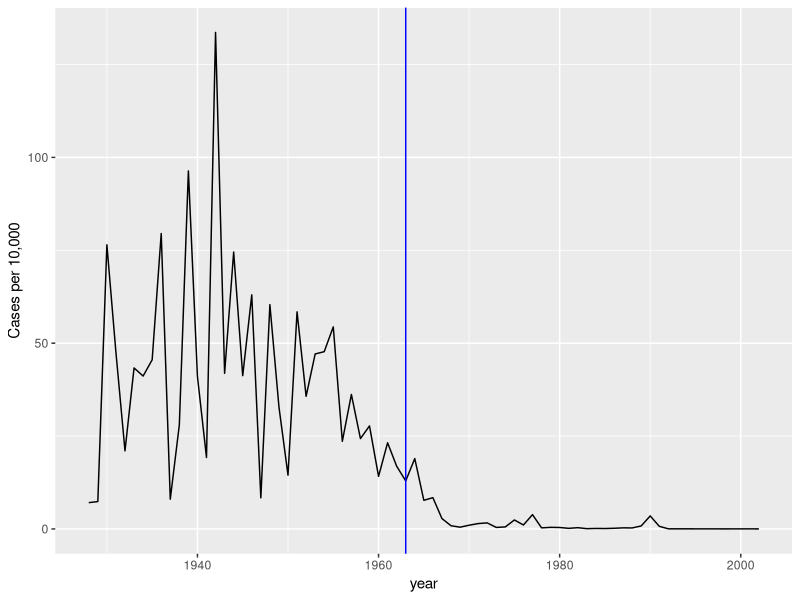
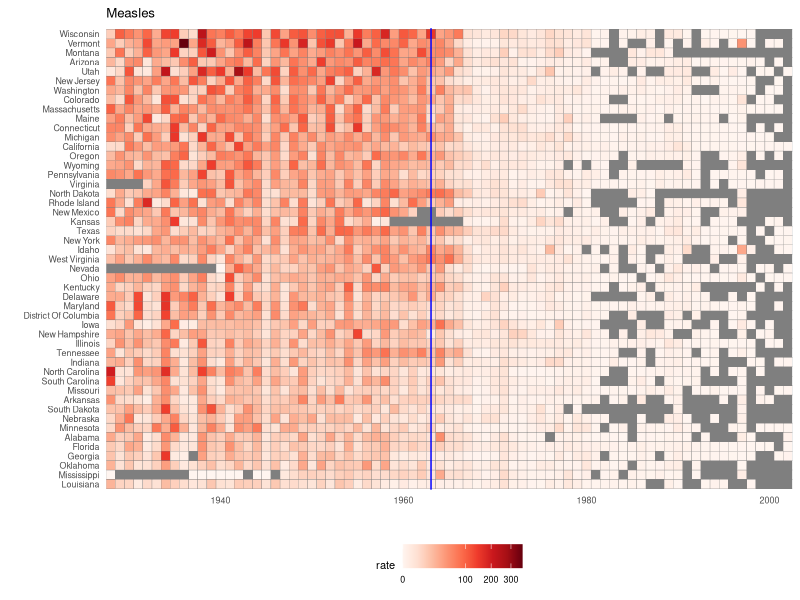
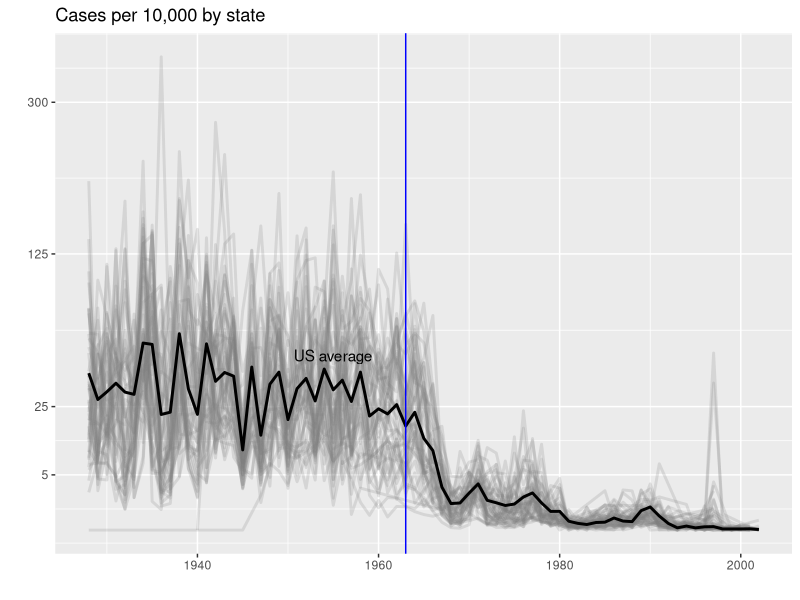

These charts were generated, in order, by the following R code:
## ---- chunk 1
library(tidyverse)
library(RColorBrewer)
library(dslabs)
names(us_contagious_diseases)
## ---- chunk 2
the_disease <- "Measles"
dat <- us_contagious_diseases |>
  filter(!state%in%c("Hawaii","Alaska") & disease == the_disease) |>
  mutate(rate = count / population * 10000 * 52 / weeks_reporting) |> 
  mutate(state = reorder(state, ifelse(year<=1963, rate, NA), 
                         median, na.rm = TRUE)) 
## ---- chunk 3
dat |> filter(state == "California" & !is.na(rate)) |>
  ggplot(aes(year, rate)) +
  geom_line() + 
  ylab("Cases per 10,000")  + 
  geom_vline(xintercept=1963, col = "blue")
## ---- chunk 4
dat |> ggplot(aes(year, state, fill = rate)) +
  geom_tile(color = "grey50") +
  scale_x_continuous(expand=c(0,0)) +
  scale_fill_gradientn(colors = brewer.pal(9, "Reds"), trans = "sqrt") +
  geom_vline(xintercept=1963, col = "blue") +
  theme_minimal() +  
  theme(panel.grid = element_blank(), 
        legend.position="bottom", 
        text = element_text(size = 8)) +
  labs(title = the_disease, x = "", y = "")
## ---- chunk 5
avg <- us_contagious_diseases |>
  filter(disease==the_disease) |> group_by(year) |>
  summarize(us_rate = sum(count, na.rm = TRUE) / 
              sum(population, na.rm = TRUE) * 10000)
## ---- chunk 6
dat |> 
  filter(!is.na(rate)) |>
    ggplot() +
  geom_line(aes(year, rate, group = state),  color = "grey50", 
            show.legend = FALSE, alpha = 0.2, size = 1) +
  geom_line(mapping = aes(year, us_rate),  data = avg, size = 1) +
  scale_y_continuous(trans = "sqrt", breaks = c(5, 25, 125, 300)) + 
  ggtitle("Cases per 10,000 by state") + 
  xlab("") + ylab("") +
  geom_text(data = data.frame(x = 1955, y = 50), 
            mapping = aes(x, y, label="US average"), 
            color="black") + 
  geom_vline(xintercept=1963, col = "blue")
